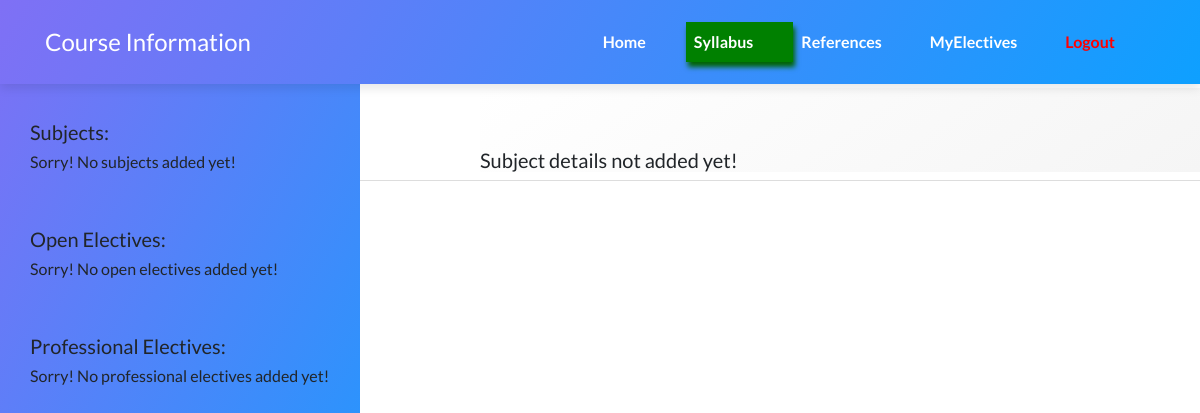
Before: /syllabus/2/ (signed in) with the older database file.
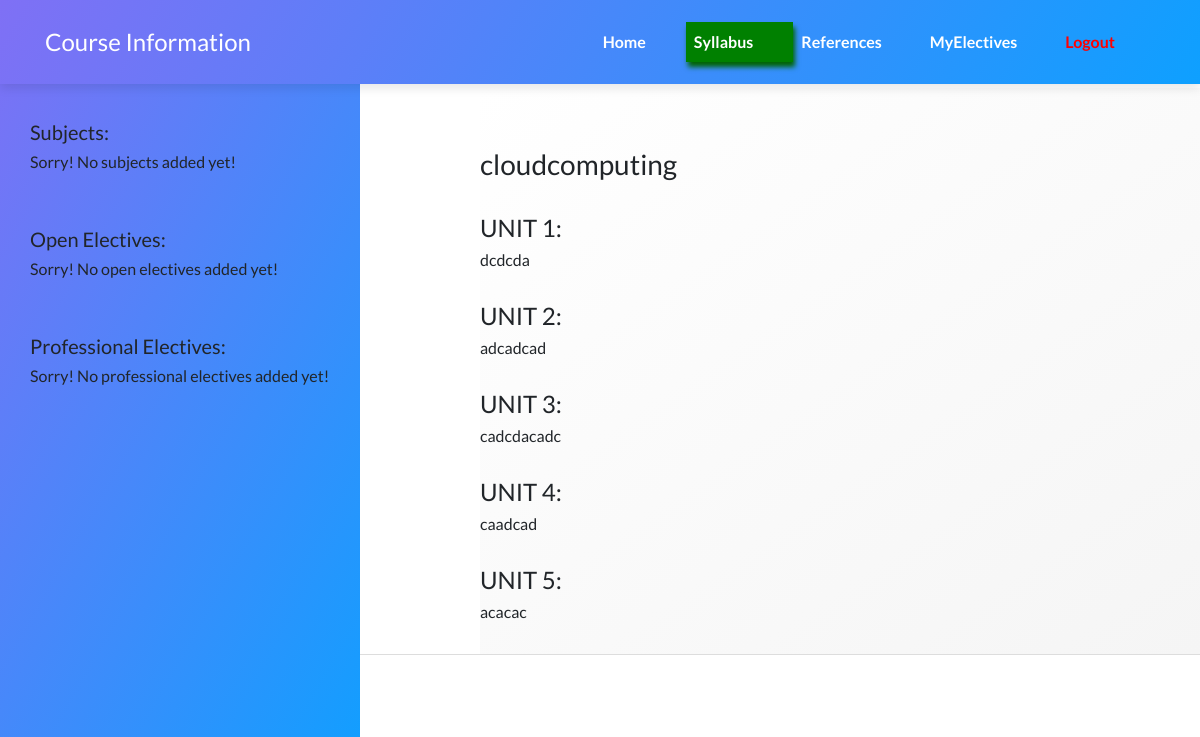
After: the same page with the newer database file.
### courseinformation/models.py (models this page shows, shortened)
class Subject(models.Model):
    name=models.CharField("Subject Name",max_length=100)
    subjectid=models.IntegerField("Subject ID",unique=True,default=0)
    department=models.CharField("Department",max_length=4,choices=depts)
    year=models.IntegerField("Year",choices=[(i,i) for i in range(1,5)])
    semester=models.IntegerField("Semester",choices=[(1,1),(2,2)])
    isopenelective=models.BooleanField("Open Elective",default=0)
    isprofessionalelective=models.BooleanField("Professional Elective",default=0)
    unit_1=models.TextField()
    unit_2=models.TextField()
    unit_3=models.TextField()
    unit_4=models.TextField()
    unit_5=models.TextField()

### courseinformation/views.py (the view, shortened to what this page needs)
# urls.py: path(r'syllabus/<int:id>/', views.syllabusdetail, name='syllabusdetail'),
@login_required
def syllabusdetail(request,id):
    student=Student.objects.get(username=request.user.username)
    studentyear = (now.year - student.joiningyear+1)
    studentsem = getsemester[int(now.strftime("%m")) - 1]
    subjects = Subject.objects.filter(department=student.department,
                                      year=studentyear,
                                      semester=studentsem,
                                      isopenelective=False,
                                      isprofessionalelective=False)
    myelec = Elective.objects.filter(studentid=request.user.username)
    openelectives, profelectives = [], []
    subject=Subject.objects.filter(subjectid=id)
    if len(subject)==0:
        subject=0
    return render(request,'syllabusdetail.html',{'subjects':subjects,
                                                 'openelectives':openelectives,
                                                 'profelectives':profelectives,
                                                 'subject':subject})

### courseinformation/templates/syllabusdetail.html (shortened to what this page needs)
{%  extends 'syllabus.html' %}
{%  load static %}
{% block syllabusmain %}
    {% if subject != 0 %}
    <h3>    {{ subject.0.name }}</h3>
    <br>
    <h4>UNIT 1:</h4>
    <h6>{{ subject.0.unit_1 }}</h6>
    <br>
    <h4>UNIT 2:</h4>
    <h6>{{ subject.0.unit_2 }}</h6>
    <br>
    <h4>UNIT 3:</h4>
    <h6>{{ subject.0.unit_3 }}</h6>
    <br>
    <h4>UNIT 4:</h4>
    <h6>{{ subject.0.unit_4 }}</h6>
    <br>
    <h4>UNIT 5:</h4>
    <h6>{{ subject.0.unit_5 }}</h6>
    <br>
    {% else %}
    <h5>Subject details not added yet!</h5>
    {% endif %}
{%  endblock %}

### courseinformation/templates/syllabus.html (shortened to what this page needs)
{% extends 'base.html' %}
{% block content %}
{%  load static %}
<link rel="stylesheet" href="{% static 'css/syllabusnav.css' %}">
<div class="sidenav1">
    <h5>Subjects:</h5>
    {% for subject in  subjects %}
    <li><a class="{{ subject.id }}" href="{% url 'syllabusdetail' id=subject.subjectid%}"><h6>{{ subject.name }}</h6></a></li>
    {% empty %}<li><h6>Sorry! No subjects added yet!</h6></li>
    {% endfor %}
    <br><br>
    <h5>Open Electives:</h5>
        {% for subject in  openelectives %}
    {% ifnotequal subject 0 %}<li><a class="{{ subject.id }}" href="{% url 'syllabusdetail' id=subject.subjectid%}"><h6>{{ subject.name }}</h6></a></li>{% endifnotequal %}
    {% empty %}<li><h6>Sorry! No open electives added yet!</h6></li>
    {% endfor %}
    <br><br>
    <h5>Professional Electives:</h5>
    {% for subject in  profelectives %}
    {% ifnotequal subject 0 %}<li><a class="{{ subject.id }}" href="{% url 'syllabusdetail' id=subject.subjectid%}"><h6>{{ subject.name }}</h6></a></li>{% endifnotequal %}
    {% empty %}<li><h6>Sorry! No professional electives added yet!</h6></li>
    {% endfor %}
</div>
<div class="main">
  {% block syllabusmain %}{% endblock %}
</div>
{% endblock %}

### courseinformation/templates/base.html (shortened to what this page needs)
{% load static %}
<!DOCTYPE html>
<html>
<head>
    <link rel="stylesheet" href="{% static 'css/bootstrap.min.css' %}">
    <link rel="stylesheet" href="https://cdnjs.cloudflare.com/ajax/libs/ionicons/2.0.1/css/ionicons.min.css">
    <link rel="stylesheet" href="{% static 'css/untitled.css' %}">
</head>
<body>
    <nav class="navbar navbar-dark navbar-expand-lg fixed-top bg-white portfolio-navbar gradient" style="z-index:10;">
        <div class="container"><a class="navbar-brand logo" href="#">Course Information</a>
            <div class="collapse navbar-collapse"
                id="navbarNav">
                <ul class="nav navbar-nav ml-auto">
                    <li id="navhome" class="nav-item" role="presentation"><a class="nav-link" href="{% url 'home' %}">Home</a></li>
                    <li id="navsyll" class="nav-item" role="presentation"><a class="nav-link" href="{% url 'syllabus' %}">Syllabus</a></li>
                    <li id="navref" class="nav-item" role="presentation"><a class="nav-link" href="{% url 'reference' %}">References</a></li>
                    <li id="navelec" class="nav-item" role="presentation"><a class="nav-link" href="{% url 'myelective' %}">MyElectives</a></li>
                    <li class="nav-item" role="presentation"><a class="nav-link" href="{% url 'logout' %}" id="logout">Logout</a></li>
                </ul>
            </div>
        </div>
    </nav>
    <main class="page lanidng-page">
        {% block content %}
        {% endblock %}
    </main>
    <footer class="page-footer"></footer>
</body>
</html>

### static/css/untitled.css (style rules this page uses)
#logout { color:red; }

### static/css/syllabusnav.css (style rules this page uses)
.sidenav1 { height: 100%; width: 30%; position: fixed; z-index: 1; top: 0; left: 0; background:linear-gradient(120deg,#7f70f5,#0ea0ff); overflow-x: hidden; padding-top: 120px; padding-left: 30px; }
.sidenav1 li { list-style: none; }
.main { height:100%; margin-left: 40%; padding-top: 5%; padding-right: 10px; padding-left: 0%; padding-bottom: 0px; background: linear-gradient(145deg,white,whitesmoke); }
.active { background-color: green; color: white; }

### courseinformation/templates/base.html (style rules this page uses)
.active { background-color: green; color: white; box-shadow:2px 5px 5px darkgreen; }

Changed rows visible on the page:
added Subject: name "cloudcomputing", unit_1 "dcdcda", unit_2 "adcadcad", unit_3 "cadcdacadc", unit_4 "caadcad", unit_5 "acacac"
Other visible differences:
text no longer shown: "Subject details not added yet!"
text now shown: "UNIT 1: UNIT 2: UNIT 3: UNIT 4: UNIT 5:"
